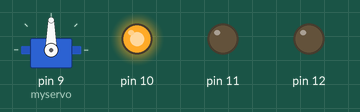
A sketch run on a simulated Arduino Uno, built with avr-gcc and run on an emulated ATmega328P. Shown: servo, output pins drawn as LEDs (lit = HIGH).

Above: at 0.05 s.
At 8.05 s:
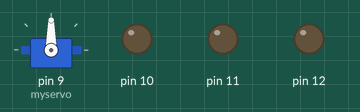
At 10.05 s:
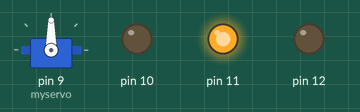
At 12.05 s:
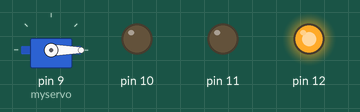
At 24.05 s:
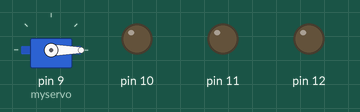
Timing chart, 0 to 31.3 s (numbered marks = the images above):
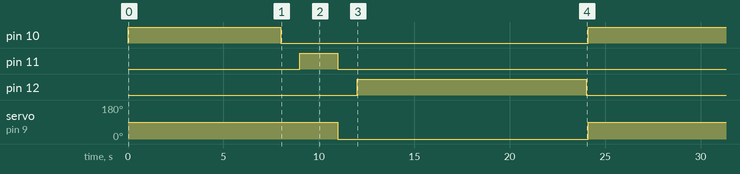

Measured:
- by itself, pin 10: alternates HIGH for 8.0 s and LOW for 16.1 s
- by itself, pin 11: alternates HIGH for 2.0 s and LOW for 22.1 s
- by itself, pin 12: alternates HIGH for 12.0 s and LOW for 12.1 s
- by itself, servo on pin 9 (myservo): alternates 90° for 11.0 s and 0° for 13.1 s

The sketch:

LEDBlink.ino
```cpp
#include <Servo.h>


Servo myservo;
// the setup function runs once when you press reset or power the board
void setup() {
  // initialize digital pin 13 as an output.
  pinMode(10, OUTPUT);
  pinMode(11, OUTPUT);
  pinMode(12, OUTPUT);
  myservo.attach(9);
}

// the loop function runs over and over again forever
void loop() {
  digitalWrite(10, HIGH);   // turn the LED on (HIGH is the voltage level)
   myservo.write(90);
  delay(8000);              // wait for a second

  digitalWrite(10, LOW);    // turn the LED off by making the voltage LOW

  delay(1000);              // wait for a second

  digitalWrite(11, HIGH);   // turn the LED on (HIGH is the voltage level)
  delay(2000);              // wait for a second
  digitalWrite(11, LOW);    // turn the LED off by making the voltage LOW
  myservo.write(0);
  delay(1000);
  digitalWrite(12, HIGH);   // turn the LED on (HIGH is the voltage level)
  delay(12000);              // wait for a second
  digitalWrite(12, LOW);    // turn the LED off by making the voltage LOW
  delay(100);
}
```
